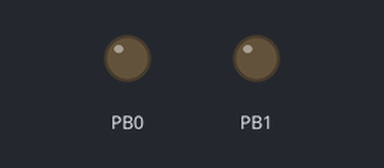
Simulated run of this sketch. Board: ATtiny85, built for the host (arithmetic inside an expression is 32-bit, double 64-bit). Shown: output pins drawn as LEDs (lit = HIGH). Pins used as bus, display or sensor lines are not drawn.

Above: at 0.15 s.
Timing chart, 0 to 1.8 s (numbered marks = the images above):
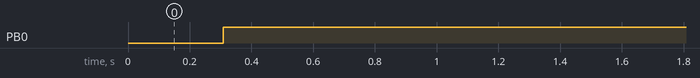

Measured:
- by itself, PB0: LOW → HIGH at 0.31 s

The sketch:

timer.c.ino
```cpp
#include <avr/io.h>
#include <util/delay.h>

#define LCD_DATA PORTD                //LCD data port
#define LCD_ctrl PORTB
#define en PB2                         // enable
#define rw PB1                       // read/write
#define rs PB0                     // register select

#define F_CPU 1000000UL

void LCD_cmd(unsigned char cmd);
void init_LCD(void);
void LCD_write(unsigned char data);
void LCD_Sting_Write(unsigned char *string) ;
void LCD_set_cursor(char a, char b);


int main(void)
{

    /***************************Prog Initialization**********************************/
  int ones=0x30, tens=0x30, setclk =0, val;
  DDRD|=0xFF;                                  // setting the port B as output
  DDRB|=0X07;

  PORTC = 0x00;
  DDRC=0x00;
                // setting for port D pin 0,1,2 as output
  init_LCD();
  _delay_ms(100);  // initialization of LCD

     /***************************************************************************/


  LCD_String_Write("Press Start");
  while(setclk == 0)
   {
  PORTC = 0x00;


  if(bit_is_set(PINC,PC1))
  {
    setclk = 1;
    LCD_set_cursor(1,0);
    LCD_String_Write("Time Count =");

    _delay_ms(500);
  }

  else
    setclk = 0;

  }


    while(setclk == 1)
  { PORTC = 0x00;

    LCD_set_cursor(1,13);

    if(tens>0x30)
    {
      LCD_write(tens);
      if(tens == 0x3a)
      {
        LCD_set_cursor(1,0);
        LCD_String_Write("time count ");

        _delay_ms(1000);

      }

    }

    LCD_write(ones);
    _delay_ms(1000);
    ones++;
    if(ones == 0x3a)
    {
      tens++;
      ones=0x30;
    }

    if(bit_is_set(PINC,PC0))
    {
      setclk=0;
      LCD_set_cursor(1,0);
      LCD_String_Write("time count ");
    }

  }

  return 0;
}


void init_LCD(void)
{
  LCD_cmd(0x38);                            // initialization of 8bit mode
  _delay_ms(50);

  LCD_cmd(0x01);                                 // clear LCD
  _delay_ms(50);

  LCD_cmd(0x0E);                        // Setting cursor ON
  _delay_ms(50);

  LCD_cmd(0x80);                     // —8 go to first line and –0 is for 0th position
  _delay_ms(50);

}

void LCD_cmd(unsigned char cmd)
{
LCD_ctrl =(0<<rs)|(0<<rw)|(1<<en);
//LCD_ctrl = 0X04;
LCD_DATA=cmd;

_delay_ms(1);
LCD_ctrl =(0<<rs)|(0<<rw)|(0<<en);
//LCD_ctrl = 0X00;
_delay_ms(1);

}

void LCD_write(unsigned char data)        // Writing a character
{

  LCD_ctrl = (1<<rs)|(0<<rw)|(1<<en);
  LCD_ctrl = 0X05;
  LCD_DATA= data;
  _delay_ms(1);
  LCD_ctrl = (1<<rs)|(0<<rw)|(0<<en);
  //LCD_ctrl = 0x01;
  _delay_ms(1);

}


void LCD_String_Write(unsigned char *string)             //store address value of the string in pointer *string
{
  int i=0;
  while(string[i]!= '\0')                               // Loop will execute till it detects null character
{
  LCD_write(string[i]);                            // sending data on LCD byte by byte
  i++;
  _delay_ms(10);
}

}


void LCD_set_cursor(char a, char b)
{
  if(a == 1)
  LCD_cmd(0x80 + b);
  else if(a == 2)
  LCD_cmd(0xC0 + b);
}
```
